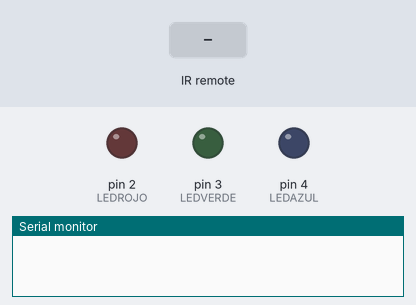
The sketch below on a simulated Arduino Uno, built with avr-gcc and run on an emulated ATmega328P. Parts: output pins drawn as LEDs (lit = HIGH), the last lines printed to the serial monitor. The test bench sets the inputs (shaded band).

Above: at 1.2 s.
1.3 s: infrared code 0x80BF49B6 received
At 2.5 s:
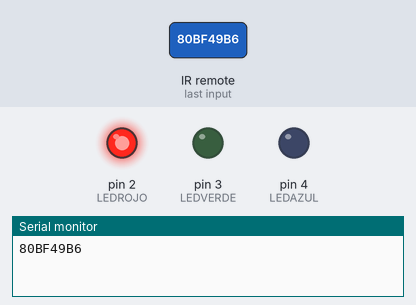
2.8 s: infrared code 0x80BFC936 received
At 3.9 s:
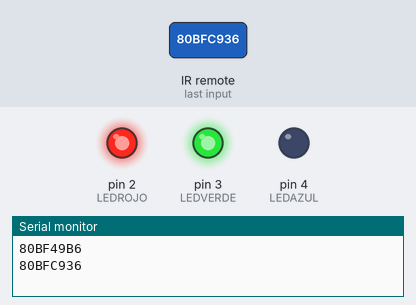
4.3 s: infrared code 0x80BF33CC received
At 5.1 s:
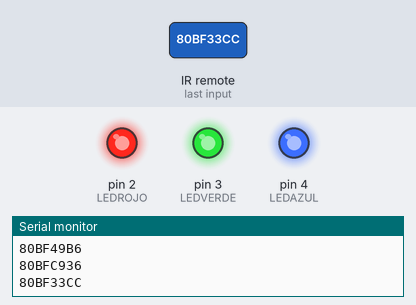
5.8 s: infrared code 0x80BF49B6 received
At 6.3 s:
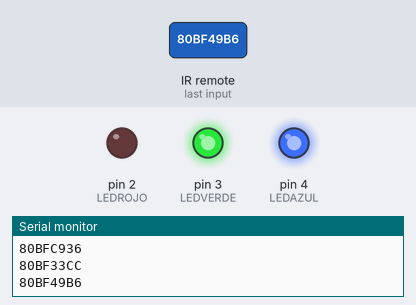
7.3 s: infrared code 0x80BFC936 received
At 8.7 s:
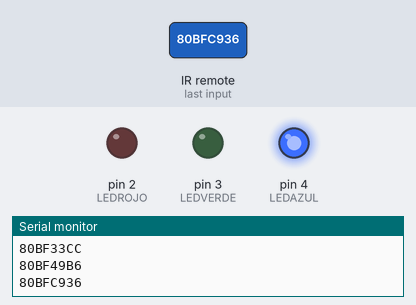
Timing chart, 0 to 9.8 s (numbered marks = the images above; inputs shaded):
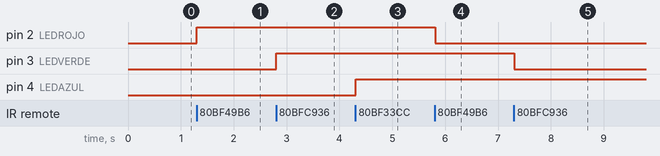

Measured:
- after the input at 1.3 s, pin 2 (LEDROJO): LOW → HIGH at once
- after the input at 2.8 s, pin 3 (LEDVERDE): LOW → HIGH at once
- after the input at 4.3 s, pin 4 (LEDAZUL): LOW → HIGH at once
- after the input at 5.8 s, pin 2 (LEDROJO): HIGH → LOW at once
- after the input at 7.3 s, pin 3 (LEDVERDE): HIGH → LOW at once

The sketch:

Uso.ino
```cpp
/*
 Con los codigos obtenidos en https://github.com/fefogonzalez/arduino/edit/master/Receptor_IR/Configuracion.ino, tomaremos distintas acciones en nuestro programa.
 En nuestro ejemplo usaremos los Botones 1, 2 y 3 del control remoto para encender un led Rojo, Verde o Azul respecticamente
*/


#include <IRremote.h>     // importa libreria IRremote
/*
Mapeo de los botones del control remoto con los codigos obtenidos previamente
para simplificar el ejemplo de uso, solo usaremos 3 botones.
*/
#define Boton_1 0x80BF49B6    // Se debera reemplazar con el codigo HEX correspondiente al boton
#define Boton_2 0x80BFC936    // Se debera reemplazar con el codigo HEX correspondiente al boton
#define Boton_3 0x80BF33CC    // Se debera reemplazar con el codigo HEX correspondiente al boton

int SENSOR = 12;
IRrecv irrecv(SENSOR);
decode_results codigo;

int LEDROJO = 2;
int LEDVERDE = 3;
int LEDAZUL = 4;

void setup() {
  Serial.begin(9600);
  irrecv.enableIRIn();
  pinMode(LEDROJO, OUTPUT);
  pinMode(LEDVERDE, OUTPUT);
  pinMode(LEDAZUL, OUTPUT);
}

void loop() {
  if (irrecv.decode(&codigo)) {
    Serial.println(codigo.value, HEX);    // A modo de Debug se muestra el valor HEX en el monitor serial
    if (codigo.value == Boton_1)      // si se apreto el Boton_1
      digitalWrite(LEDROJO, !digitalRead(LEDROJO)); // Se enciende o apaga el led rojo, dependendiendo del estado en que se encontraba

    if (codigo.value == Boton_2)      // si se apreto el Boton_2
      digitalWrite(LEDVERDE, !digitalRead(LEDVERDE)); // Se enciende o apaga el led verde, dependendiendo del estado en que se encontraba

    if (codigo.value == Boton_3)      // si se apreto el Boton_3
      digitalWrite(LEDAZUL, !digitalRead(LEDAZUL)); // Se enciende o apaga el led azul, dependendiendo del estado en que se encontraba

    irrecv.resume();
  }
  delay (100);
}
```
